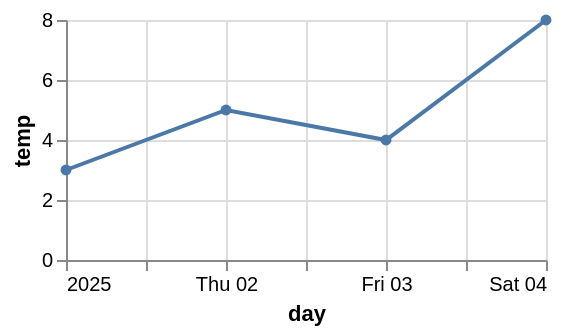

The Vega-Lite source for this figure:
### Vega-Lite specification from a JSON file in a GitHub repository (floating-point values rounded to 4 significant figures)
{"$schema": "https://vega.github.io/schema/vega-lite/v5.json", "width": 240, "height": 120, "data": {"values": [{"day": "2025-01-01", "temp": 3}, {"day": "2025-01-02", "temp": 5}, {"day": "2025-01-03", "temp": 4}, {"day": "2025-01-04", "temp": 8}]}, "mark": {"type": "line", "point": true}, "encoding": {"x": {"field": "day", "type": "temporal"}, "y": {"field": "temp", "type": "quantitative"}}}
